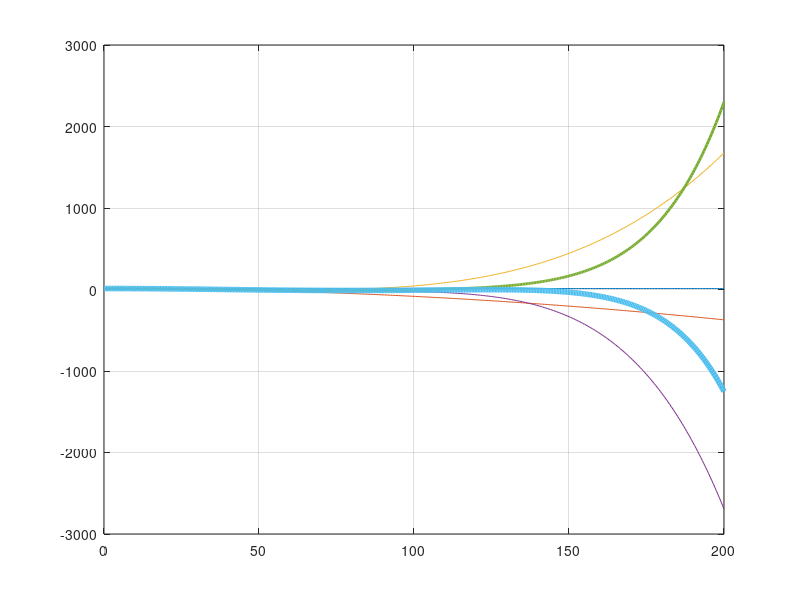

Write the MATLAB code that produced this figure. (Note: this script raises an error after producing the figure.)
% Grady Sullivan
% 11/17/19
% ECE 202 Fall 2019, MATLAB Project 1
% Power series expansion of Acos(wt)

clf
clear
format shortG

tmin = 0; tmax = .2; % variables for time to make more robust
t = linspace (tmin, tmax, 401); % array for 't' values
tms = t * 1000; % time array in ms (for graphing)

A = 12; % amplitude
w = 40; % angular frequency, in rad/sec
terms = 6;
n = 0:2:(terms-1)*2; % creates array of n values (min, increment, max); becomes [0, 2, 4, 6, 8, 10]

an = A * w .^(n) .* (-1) .^(n/2) ./ factorial(n); % creates array of first six coefficients

coef = transpose([n   % table of n values 
                 an])

f1 = an(1) * t.^n(1); % 1st even term 
f2 = f1 + an(2) * t.^n(2); % 2nd even term 
f3 = f2 + an(3) * t.^n(3); % 3rd even term
f4 = f3 + an(4) * t.^n(4); % 4th even term
f5 = f4 + an(5) * t.^n(5); % 5th even term
f6 = f5 + an(6) * t.^n(6); % 6th even term


plot(tms, f1, tms, f2, tms, f3, tms, f4, tms, f5, 'LineWidth', 2) % plots first 6 non-zero terms of power series
hold on
plot(tms, f6, 'LineWidth', 4) % last function made with thicker line
grid on

ax = gca;
ax.FontSize = 16; % change font size

xlabel('time t (ms)', 'FontSize', 20) % creates x label
ylabel('f(t)', 'FontSize', 20) % creates y label

title({['ECE 202 - Project 1 (Phase 3): Power Series Expansion of ', sprintf('f(t)=%gcos%gt', A, w)];...
    ['First ', num2str(terms), ' Non-Zero Terms of Power Series Expansion']}, 'FontSize', 24) % creates title
axis([-inf inf -A*1.25 A*1.25]) % factor of 1.25 for y limit to keep it the same as phase 2

leg = "up to n = " + n; % string for legend

legend(leg, 'Location', 'eastoutside', 'FontSize', 16)

% The output looks the same as phase 2's output.